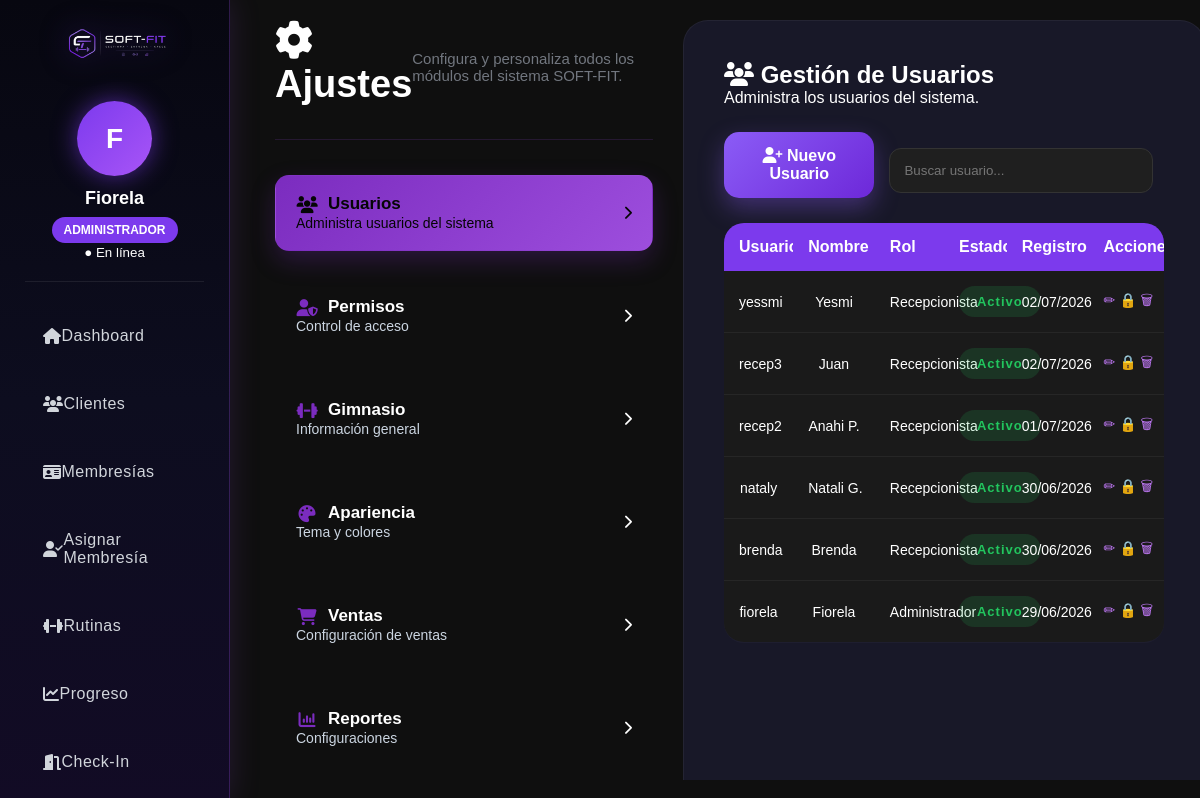
Screenshot of /pages/ajustes.php (signed in) with the database file from the repository.
### tables this page shows
CREATE TABLE `usuario` (
  `id` int(11) NOT NULL,
  `usuario` varchar(50) NOT NULL,
  `password` varchar(255) NOT NULL,
  `nombre` varchar(100) NOT NULL,
  `rol` enum('Administrador','Recepcionista') NOT NULL,
  `estado` enum('Activo','Inactivo') DEFAULT 'Activo',
  `fecha_registro` timestamp NOT NULL DEFAULT current_timestamp()
);

### includes/permisos.php (called while the page is built, shortened)
<?php
function tienePermiso($modulo){
    global $conexion;
    if($_SESSION['rol'] == "Administrador"){
        return true;
    }
    $rol = $_SESSION['rol'];
    $consulta = mysqli_query(
        $conexion,
        "SELECT permitido
         FROM permisos
         WHERE rol='$rol'
         AND modulo='$modulo'
         LIMIT 1"
    );
    $fila = mysqli_fetch_assoc($consulta);
    return ($fila['permitido']==1);
}

### pages/modulos/usuarios.php (the view, shortened to what this page needs)
<?php
$usuarios = mysqli_query(
$conexion,
"SELECT * FROM usuario
ORDER BY id DESC"
);
?>
<h2 class="section-title">
    <i class="fa-solid fa-users"></i>
    Gestión de Usuarios
</h2>
<p class="section-description">
    Administra los usuarios del sistema.
</p>
<div class="usuarios-topbar">
<div class="usuarios-actions">
<?php if(tienePermiso("usuarios")): ?>
<button
class="btn-producto"
id="btnNuevoUsuario">
<i class="fa-solid fa-user-plus"></i>
Nuevo Usuario
</button>
<?php endif; ?>
<input
type="text"
id="buscarUsuario"
class="search-input"
placeholder="Buscar usuario...">
</div>
</div>
<table class="tabla-usuarios modern-table usuarios-table">
<thead>
<tr>
<th>Usuario</th>
<th>Nombre</th>
<th>Rol</th>
<th>Estado</th>
<th>Registro</th>
<th>Acciones</th>
</tr>
</thead>
<tbody>
<?php
while($fila = mysqli_fetch_assoc($usuarios)){
?>
<tr id="fila-<?php echo $fila['id']; ?>">
<td><?php echo $fila['usuario']; ?></td>
<td>
<?php echo $fila['nombre']; ?>
</td>
<td>
<span class="rol-badge">
<?php echo $fila['rol']; ?>
</span>
</td>
<td>
<span id="estado-<?php echo $fila['id']; ?>" class="estado-badge
<?php echo $fila['estado']=="Activo" ? "activo" : "inactivo"; ?>">
<?php echo $fila['estado']; ?>
</span>
</td>
<td>
<?php
echo date(
"d/m/Y",
strtotime($fila['fecha_registro'])
);
?>
</td>
<td>
<?php if(tienePermiso("usuarios")): ?>
<a href="#" class="btn-mini editar" data-id="<?php echo $fila['id']; ?>">✏</a>
<a href="#" class="btn-mini estado"
data-id="<?php echo $fila['id']; ?>"
data-estado="<?php echo $fila['estado']; ?>">
🔒
</a>
<a href="#" class="btn-mini eliminar" data-id="<?php echo $fila['id']; ?>">🗑</a>
<?php endif; ?>
</td>
</tr>
<?php } ?>
</tbody>
</table>

### css/style.css (style rules this page uses)
* { margin:0; padding:0; box-sizing:border-box; }
body { font-family:"Century Gothic",sans-serif; background: radial-gradient( circle at top right, rgba(168,85,247,.18), transparent 35% ), radial-gradient( circle at bottom left, rgba(59,130,246,.12), transparent 35% ), linear-gradient( 135deg, #050816, #09090f, #111827 ); color:white; }
table { width:100%; margin-top:30px; border-collapse:collapse; overflow:hidden; border-radius:15px; }
th { background:#7b2cbf; padding:16px; text-align:left; }
td { background:#1a1a1a; padding:14px; border-bottom:1px solid #2d2d2d; }
button { background:#7b2cbf; border:none; padding:12px 18px; border-radius:12px; color:white; cursor:pointer; transition:0.3s; }
input, select { width:100%; padding:14px; margin-top:10px; border:none; border-radius:12px; background:#1f1f1f; color:white; border:1px solid #333; }
a { color:#c77dff; text-decoration:none; }
.estado { min-height: 180px !important; }
.estado-badge { display:inline-block; padding:8px 18px; border-radius:30px; background:rgba(34,197,94,.15); color:#22c55e; font-weight:bold; font-size:13px; letter-spacing:1px; }

### css/dashboard.css (style rules this page uses)
* { margin: 0; padding: 0; box-sizing: border-box; font-family: "Century Gothic", sans-serif; }
body { display: flex; background: #0f0f0f; }
table { width:100%; table-layout:fixed; border-collapse:collapse; background:#1a1a1a; border-radius:10px; overflow:hidden; border-bottom:1px solid rgba(255,255,255,.05); }
th:nth-child(1), td:nth-child(1) { width:80px; }
th:nth-child(2), td:nth-child(2) { width:220px; }
td:nth-child(3) { font-size:11px; }
table th { background:#7b2cbf; color:white; padding:10px 6px; font-size: 12; font-weight:600; white-space:nowrap; }
table td { padding: 6px 6px; font-size: 14px; text-align: center; color: white; border-bottom:1px solid rgba(255,255,255,.05); white-space:nowrap; }
thead th { position:sticky; top:0; z-index:10; }
.btn-producto { background: linear-gradient( 135deg, #8b5cf6, #6d28d9 ); border:none; padding:15px 35px; border-radius:15px; color:white; font-size:16px; font-weight:700; cursor:pointer; transition:.3s; box-shadow: 0 10px 25px rgba(139,92,246,.35); }
th:last-child, td:last-child { min-width:220px; }
td:last-child { white-space: nowrap; min-width: 220px; }
td:last-child { min-width:250px; white-space:nowrap; }
td:nth-child(3) { font-size:14px; white-space:nowrap; }
th:nth-child(2), td:nth-child(2) { width:22%; }
th:nth-child(3), td:nth-child(3) { width:12%; }
td:first-child { text-align:center; }
table tbody tr { transition:.25s; }
table tbody tr:nth-child(even) { background:rgba(255,255,255,.02); }
.tabla-usuarios { width:100%; border-collapse:collapse; background:#1e1e2f; border-radius:20px; overflow:hidden; }
.tabla-usuarios th { background:#7c3aed; padding:15px; color:white; }
.tabla-usuarios td { padding:15px; border-bottom: 1px solid rgba(255,255,255,.05); color:white; }

### css/ajustes.css (style rules this page uses)
.usuarios-topbar { display:flex; justify-content:space-between; align-items:center; margin:25px 0; }
.usuarios-actions { display:flex; gap:15px; align-items:center; }
.modern-table { width:100%; border-collapse:collapse; margin-top:20px; }
.modern-table { width:100%; table-layout:fixed; border-collapse:collapse; }
.modern-table th:nth-child(1), .modern-table td:nth-child(1) { width:11%; }
.modern-table th:nth-child(2), .modern-table td:nth-child(2) { width:13%; }
.modern-table th:nth-child(3), .modern-table td:nth-child(3) { width:11%; }
.modern-table th:nth-child(4), .modern-table td:nth-child(4) { width:10%; }
.modern-table th:nth-child(5), .modern-table td:nth-child(5) { width:13%; }
.modern-table th:nth-child(6), .modern-table td:nth-child(6) { width:12%; text-align:center; }
.tabla-usuarios tbody tr { transition:all .35s ease; }

### rows the page displays
usuario: usuario "yessmi", nombre "Yesmi", rol "Recepcionista", estado "Activo", fecha_registro "02/07/2026"
usuario: usuario "recep3", nombre "Juan", rol "Recepcionista", estado "Activo", fecha_registro "02/07/2026"
usuario: usuario "recep2", nombre "Anahi P.", rol "Recepcionista", estado "Activo", fecha_registro "01/07/2026"
usuario: usuario "nataly", nombre "Natali G.", rol "Recepcionista", estado "Activo", fecha_registro "30/06/2026"
usuario: usuario "brenda", nombre "Brenda", rol "Recepcionista", estado "Activo", fecha_registro "30/06/2026"
usuario: usuario "fiorela", nombre "Fiorela", rol "Administrador", estado "Activo", fecha_registro "29/06/2026"

### other values shown
substr($_SESSION['usuario'],0,1) "F"
$_SESSION['nombre'] "Fiorela"
$_SESSION['rol'] "ADMINISTRADOR"
